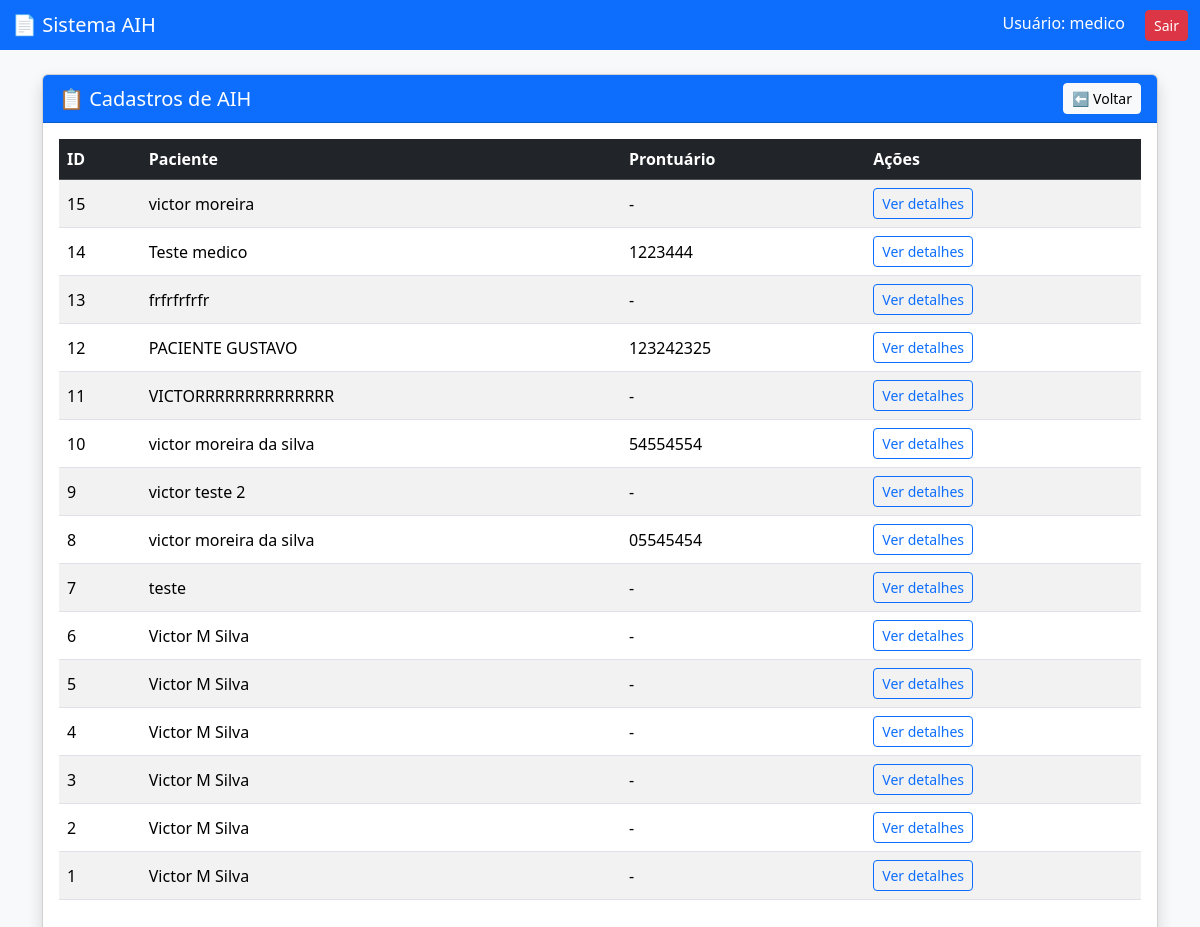
The page /listar_cadastros (signed in) on the database its author committed.
### tables this page shows
CREATE TABLE aih (
        id INTEGER PRIMARY KEY AUTOINCREMENT,

        -- PACIENTE
        nome_paciente TEXT,
        prontuario TEXT,
        cns TEXT,
        data_nascimento TEXT,
        sexo TEXT,
        raca_cor TEXT,
        etnia TEXT,
        nome_mae TEXT,
        telefone1 TEXT,
        telefone2 TEXT,
        responsavel TEXT,
        endereco TEXT,
        municipio TEXT,
        ibge TEXT,
        uf TEXT,
        cep TEXT,

        -- JUSTIFICATIVA
        sinais TEXT,
        condicoes TEXT,
        provas TEXT,
        diagnostico TEXT,
        cid_principal TEXT,
        cid_secundario TEXT,
        cid_associado TEXT,

        -- PROCEDIMENTO
        descricao_procedimento TEXT,
        codigo_procedimento TEXT,
        clinica TEXT,
        carater TEXT,
        doc_prof TEXT,
        numero_doc_prof TEXT,
        nome_prof TEXT,
        data_solicitacao TEXT,

        -- CAUSA EXTERNA
        tipo_acidente TEXT,
        cnpj_seguradora TEXT,
        cnpj_empresa TEXT,
        numero_bilhete TEXT,
        cnae TEXT,
        serie TEXT,
        cbor TEXT,
        vinculo_empresa TEXT,

        -- AUTORIZAÇÃO
        nome_autorizador TEXT,
        orgao_emissor TEXT,
        doc_autorizador TEXT,
        numero_doc_autorizador TEXT,
        data_autorizacao TEXT,
        numero_autorizacao TEXT,

        -- ARQUIVO
        arquivo_pdf TEXT,
        necessita_apa TEXT,
        status TEXT DEFAULT 'Pendente'

    , data_reprovacao TEXT, usuario_aprovacao TEXT, data_aprovacao TEXT, usuario_reprovacao TEXT);

### app.py (the view)
@app.route("/listar_cadastros")
@login_required
def listar_cadastros():
    conn = conectar_db()
    cursor = conn.cursor()
    cursor.execute("SELECT id, nome_paciente, prontuario FROM aih ORDER BY id DESC")
    dados = cursor.fetchall()
    conn.close()
    return render_template("listar_cadastros.html", dados=dados)

### app.py (called while the page is built)
def conectar_db():
    caminho = os.path.abspath("aih.db")
    conn = sqlite3.connect(
        caminho,
        timeout=10,
        check_same_thread=False
    )
    conn.row_factory = sqlite3.Row
    return conn

def login_required(func):
    @wraps(func)
    def wrapper(*args, **kwargs):
        if "usuario" not in session:
            return redirect(url_for("login"))
        return func(*args, **kwargs)
    return wrapper

### templates/listar_cadastros.html (shortened to what this page needs)
{% extends "base.html" %}
{% block content %}
<div class="card shadow">
  <div class="card-header bg-primary text-white d-flex justify-content-between align-items-center">
    <h5 class="mb-0">📋 Cadastros de AIH</h5>
    <a href="/lista" class="btn btn-light btn-sm">⬅ Voltar</a>
  </div>
  <div class="card-body">
    <table class="table table-striped table-hover align-middle">
      <thead class="table-dark">
        <tr>
          <th>ID</th>
          <th>Paciente</th>
          <th>Prontuário</th>
          <th>Ações</th>
        </tr>
      </thead>
      <tbody>
        {% for item in dados %}
        <tr>
          <td>{{ item.id }}</td>
          <td>{{ item.nome_paciente }}</td>
          <td>{{ item.prontuario or "-" }}</td>
          <td>
            <a href="/ver_aih/{{ item.id }}" class="btn btn-sm btn-outline-primary">Ver detalhes</a>
          </td>
        </tr>
        {% else %}
        <tr>
          <td colspan="4" class="text-center text-muted">Nenhum cadastro encontrado.</td>
        </tr>
        {% endfor %}
      </tbody>
    </table>
  </div>
</div>
{% endblock %}

### rows shown on the page
aih: id "15", nome_paciente "victor moreira", prontuario "-"
aih: id "14", nome_paciente "Teste medico", prontuario "1223444"
aih: id "13", nome_paciente "frfrfrfrfr", prontuario "-"
aih: id "12", nome_paciente "PACIENTE GUSTAVO", prontuario "123242325"
aih: id "11", nome_paciente "VICTORRRRRRRRRRRRRR", prontuario "-"
aih: id "10", nome_paciente "victor moreira da silva", prontuario "54554554"
aih: id "9", nome_paciente "victor teste 2", prontuario "-"
aih: id "8", nome_paciente "victor moreira da silva", prontuario "05545454"
aih: id "7", nome_paciente "teste", prontuario "-"
aih: id "6", nome_paciente "Victor M Silva", prontuario "-"
aih: id "5", nome_paciente "Victor M Silva", prontuario "-"
aih: id "4", nome_paciente "Victor M Silva", prontuario "-"
aih: id "3", nome_paciente "Victor M Silva", prontuario "-"
aih: id "2", nome_paciente "Victor M Silva", prontuario "-"
aih: id "1", nome_paciente "Victor M Silva", prontuario "-"

### other values the page prints
{{ session.usuario }} "medico"
